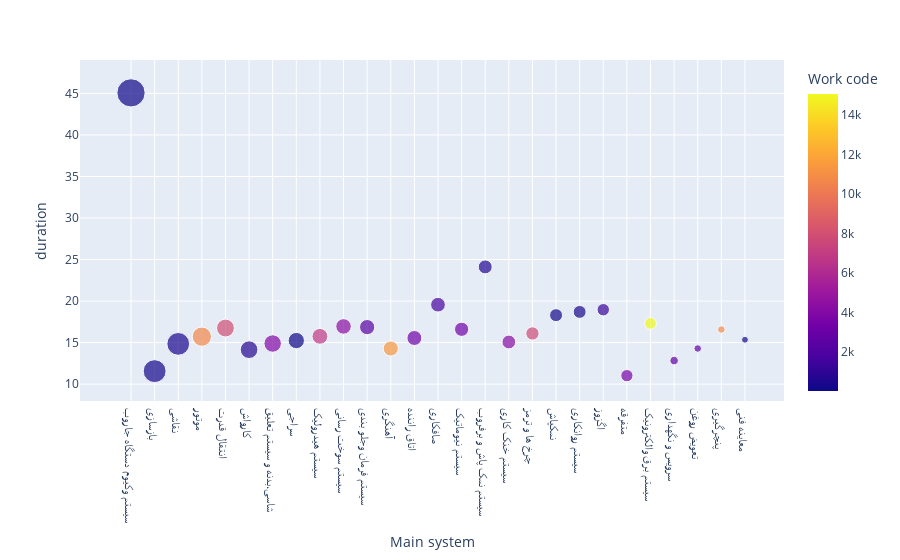

Source (notebook cell):
### Code cell
px.scatter(
    merged_tamirat_price.groupby('Main system').agg({'duration': 'mean', 'prise': 'mean', 'Work code': 'count'}).reset_index().sort_values('prise', ascending=False),
    x='Main system',
    y='duration', 
    size='prise',
    color='Work code')

### Figure 1 — Plotly figure (JSON) as saved in the notebook; plotly's stock layout.template omitted (floating-point values rounded to 4 significant figures)
{"data": [{"hovertemplate": "Main system=%{x}<br>duration=%{y}<br>prise=%{marker.size}<br>Work code=%{marker.color}<extra></extra>", "legendgroup": "", "marker": {"color": [15, 237, 377, 10632, 7842, 682, 3911, 33, 6813, 4341, 2323, 11339, 3120, 1653, 3251, 642, 4184, 7708, 186, 307, 1288, 3559, 15058, 2634, 2578, 10891, 87], "coloraxis": "coloraxis", "size": [1485000000.0, 974600000.0, 960200000.0, 687200000.0, 592800000.0, 580300000.0, 566200000.0, 493000000.0, 465500000.0, 447800000.0, 431300000.0, 425900000.0, 415800000.0, 403100000.0, 374100000.0, 361800000.0, 351600000.0, 328100000.0, 311900000.0, 310000000.0, 286600000.0, 277900000.0, 258300000.0, 134400000.0, 105700000.0, 104800000.0, 87330000.0], "sizemode": "area", "sizeref": 3713000.0, "symbol": "circle"}, "mode": "markers", "name": "", "orientation": "v", "showlegend": false, "type": "scatter", "x": ["سیستم وکیوم دستگاه جاروب", "بازسازی", "نقاشی", "موتور", "انتقال قدرت", "کارواش", "شاسی،بدنه و سیستم تعلیق", "سراجی", "سیستم هیدرولیک", "سیستم سوخت رسانی", "سیستم فرمان وجلو بندی", "آهنگری", "اتاق راننده", "صافکاری", "سیستم نیوماتیک", "سیستم نمک پاش و برفروب", "سیستم خنک کاری", "چرخ ها و ترمز", "نمکپاش", "سیستم روانکاری", "اگزوز", "متفرقه", "سیستم برق والکترونیک", "سرویس و نگهداری", "تعویض روغن", "پنچرگیری", "معاینه فنی"], "xaxis": "x", "y": [45.07, 11.56, 14.84, 15.72, 16.75, 14.15, 14.89, 15.24, 15.75, 16.95, 16.86, 14.29, 15.55, 19.56, 16.6, 24.11, 15.07, 16.1, 18.3, 18.69, 18.95, 11.02, 17.32, 12.83, 14.29, 16.57, 15.34], "yaxis": "y"}], "layout": {"coloraxis": {"colorbar": {"title": {"text": "Work code"}}, "colorscale": [[0, "#0d0887"], [0.1111, "#46039f"], [0.2222, "#7201a8"], [0.3333, "#9c179e"], [0.4444, "#bd3786"], [0.5556, "#d8576b"], [0.6667, "#ed7953"], [0.7778, "#fb9f3a"], [0.8889, "#fdca26"], [1, "#f0f921"]]}, "legend": {"itemsizing": "constant", "tracegroupgap": 0}, "margin": {"t": 60}, "xaxis": {"anchor": "y", "domain": [0, 1], "title": {"text": "Main system"}}, "yaxis": {"anchor": "x", "domain": [0, 1], "title": {"text": "duration"}}}}
